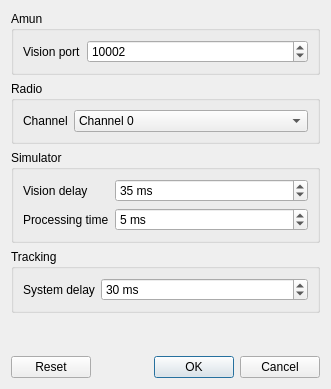
<?xml version="1.0" encoding="UTF-8"?>
<ui version="4.0">
 <class>ConfigDialog</class>
 <widget class="QDialog" name="ConfigDialog">
  <property name="geometry">
   <rect>
    <x>0</x>
    <y>0</y>
    <width>331</width>
    <height>389</height>
   </rect>
  </property>
  <property name="windowTitle">
   <string>Configuration</string>
  </property>
  <layout class="QVBoxLayout" name="verticalLayout">
   <item>
    <widget class="QGroupBox" name="groupBox_4">
     <property name="title">
      <string>Amun</string>
     </property>
     <layout class="QFormLayout" name="formLayout_4">
      <item row="0" column="0">
       <widget class="QLabel" name="label_5">
        <property name="text">
         <string>Vision port</string>
        </property>
       </widget>
      </item>
      <item row="0" column="1">
       <widget class="QSpinBox" name="visionPort">
        <property name="minimum">
         <number>1</number>
        </property>
        <property name="maximum">
         <number>65535</number>
        </property>
        <property name="value">
         <number>10002</number>
        </property>
       </widget>
      </item>
     </layout>
    </widget>
   </item>
   <item>
    <widget class="QGroupBox" name="groupBox">
     <property name="title">
      <string>Radio</string>
     </property>
     <layout class="QFormLayout" name="formLayout_2">
      <item row="0" column="0">
       <widget class="QLabel" name="label">
        <property name="text">
         <string>Channel</string>
        </property>
       </widget>
      </item>
      <item row="0" column="1">
       <widget class="QComboBox" name="comboChannel">
        <item>
         <property name="text">
          <string>Channel 0</string>
         </property>
        </item>
        <item>
         <property name="text">
          <string>Channel 1</string>
         </property>
        </item>
        <item>
         <property name="text">
          <string>Channel 2</string>
         </property>
        </item>
        <item>
         <property name="text">
          <string>Channel 3</string>
         </property>
        </item>
        <item>
         <property name="text">
          <string>Channel 4</string>
         </property>
        </item>
        <item>
         <property name="text">
          <string>Channel 5</string>
         </property>
        </item>
        <item>
         <property name="text">
          <string>Channel 6</string>
         </property>
        </item>
        <item>
         <property name="text">
          <string>Channel 7</string>
         </property>
        </item>
        <item>
         <property name="text">
          <string>Channel 8</string>
         </property>
        </item>
        <item>
         <property name="text">
          <string>Channel 9</string>
         </property>
        </item>
        <item>
         <property name="text">
          <string>Channel A</string>
         </property>
        </item>
        <item>
         <property name="text">
          <string>Channel B</string>
         </property>
        </item>
        <item>
         <property name="text">
          <string>Channel C</string>
         </property>
        </item>
        <item>
         <property name="text">
          <string>Channel D</string>
         </property>
        </item>
        <item>
         <property name="text">
          <string>Channel E</string>
         </property>
        </item>
        <item>
         <property name="text">
          <string>Channel F</string>
         </property>
        </item>
       </widget>
      </item>
     </layout>
    </widget>
   </item>
   <item>
    <widget class="QGroupBox" name="groupBox_3">
     <property name="title">
      <string>Simulator</string>
     </property>
     <layout class="QFormLayout" name="formLayout">
      <item row="0" column="0">
       <widget class="QLabel" name="label_3">
        <property name="toolTip">
         <string>System delay + processing time should equal vision delay!</string>
        </property>
        <property name="text">
         <string>Vision delay</string>
        </property>
       </widget>
      </item>
      <item row="1" column="0">
       <widget class="QLabel" name="label_4">
        <property name="text">
         <string>Processing time</string>
        </property>
       </widget>
      </item>
      <item row="0" column="1">
       <widget class="QSpinBox" name="simVisionDelay">
        <property name="suffix">
         <string> ms</string>
        </property>
        <property name="value">
         <number>35</number>
        </property>
       </widget>
      </item>
      <item row="1" column="1">
       <widget class="QSpinBox" name="simProcessingTime">
        <property name="suffix">
         <string> ms</string>
        </property>
        <property name="value">
         <number>5</number>
        </property>
       </widget>
      </item>
     </layout>
    </widget>
   </item>
   <item>
    <widget class="QGroupBox" name="groupBox_2">
     <property name="title">
      <string>Tracking</string>
     </property>
     <layout class="QFormLayout" name="formLayout_3">
      <item row="0" column="0">
       <widget class="QLabel" name="label_2">
        <property name="text">
         <string>System delay</string>
        </property>
       </widget>
      </item>
      <item row="0" column="1">
       <widget class="QSpinBox" name="systemDelayBox">
        <property name="sizePolicy">
         <sizepolicy hsizetype="MinimumExpanding" vsizetype="Fixed">
          <horstretch>0</horstretch>
          <verstretch>0</verstretch>
         </sizepolicy>
        </property>
        <property name="suffix">
         <string> ms</string>
        </property>
        <property name="value">
         <number>30</number>
        </property>
       </widget>
      </item>
     </layout>
    </widget>
   </item>
   <item>
    <spacer name="verticalSpacer">
     <property name="orientation">
      <enum>Qt::Vertical</enum>
     </property>
     <property name="sizeHint" stdset="0">
      <size>
       <width>20</width>
       <height>40</height>
      </size>
     </property>
    </spacer>
   </item>
   <item>
    <widget class="QDialogButtonBox" name="buttonBox">
     <property name="orientation">
      <enum>Qt::Horizontal</enum>
     </property>
     <property name="standardButtons">
      <set>QDialogButtonBox::Cancel|QDialogButtonBox::Ok|QDialogButtonBox::Reset</set>
     </property>
    </widget>
   </item>
  </layout>
 </widget>
 <resources/>
 <connections>
  <connection>
   <sender>buttonBox</sender>
   <signal>accepted()</signal>
   <receiver>ConfigDialog</receiver>
   <slot>accept()</slot>
   <hints>
    <hint type="sourcelabel">
     <x>248</x>
     <y>254</y>
    </hint>
    <hint type="destinationlabel">
     <x>157</x>
     <y>274</y>
    </hint>
   </hints>
  </connection>
  <connection>
   <sender>buttonBox</sender>
   <signal>rejected()</signal>
   <receiver>ConfigDialog</receiver>
   <slot>reject()</slot>
   <hints>
    <hint type="sourcelabel">
     <x>316</x>
     <y>260</y>
    </hint>
    <hint type="destinationlabel">
     <x>286</x>
     <y>274</y>
    </hint>
   </hints>
  </connection>
 </connections>
</ui>
